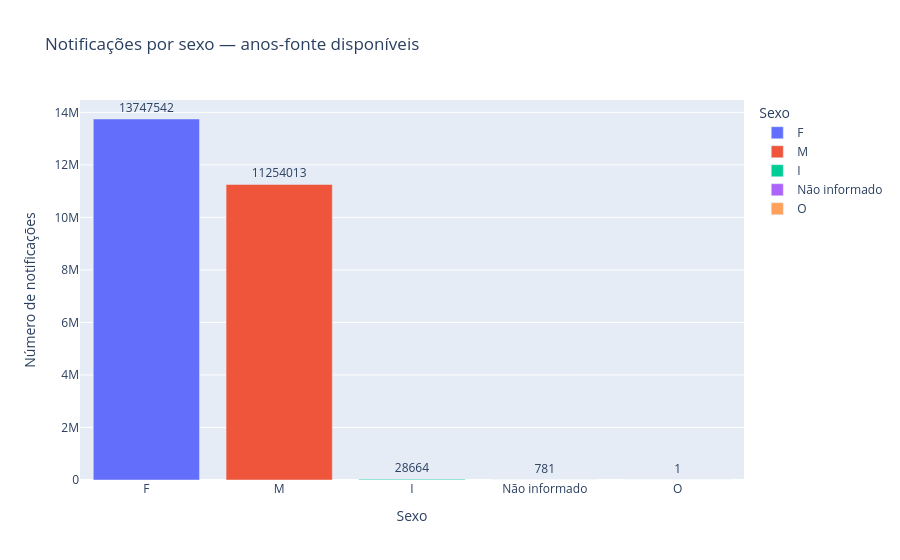

The notebook cell this image was saved under:
### Code cell
summary = raw.group_by("sexo").len(name="Contagem").sort("Contagem", descending=True).collect().to_pandas()
summary["sexo"] = summary["sexo"].fillna("Não informado")
fig = px.bar(summary, x="sexo", y="Contagem", text="Contagem", color="sexo",
             title="Notificações por sexo — anos-fonte disponíveis",
             labels={"Contagem": "Número de notificações", "sexo": "Sexo"})
fig.update_traces(textposition="outside")
fig.show()

### Figure 1 — Plotly figure (JSON) as saved in the notebook; plotly's stock layout.template omitted (floating-point values rounded to 4 significant figures)
{"data": [{"hovertemplate": "Sexo=%{x}<br>Número de notificações=%{text}<extra></extra>", "legendgroup": "F", "marker": {"color": "#636efa", "pattern": {"shape": ""}}, "name": "F", "orientation": "v", "showlegend": true, "text": [13750000.0], "textposition": "outside", "type": "bar", "x": ["F"], "xaxis": "x", "y": [13747542], "yaxis": "y"}, {"hovertemplate": "Sexo=%{x}<br>Número de notificações=%{text}<extra></extra>", "legendgroup": "M", "marker": {"color": "#EF553B", "pattern": {"shape": ""}}, "name": "M", "orientation": "v", "showlegend": true, "text": [11250000.0], "textposition": "outside", "type": "bar", "x": ["M"], "xaxis": "x", "y": [11254013], "yaxis": "y"}, {"hovertemplate": "Sexo=%{x}<br>Número de notificações=%{text}<extra></extra>", "legendgroup": "I", "marker": {"color": "#00cc96", "pattern": {"shape": ""}}, "name": "I", "orientation": "v", "showlegend": true, "text": [28660.0], "textposition": "outside", "type": "bar", "x": ["I"], "xaxis": "x", "y": [28664], "yaxis": "y"}, {"hovertemplate": "Sexo=%{x}<br>Número de notificações=%{text}<extra></extra>", "legendgroup": "Não informado", "marker": {"color": "#ab63fa", "pattern": {"shape": ""}}, "name": "Não informado", "orientation": "v", "showlegend": true, "text": [781.0], "textposition": "outside", "type": "bar", "x": ["Não informado"], "xaxis": "x", "y": [781], "yaxis": "y"}, {"hovertemplate": "Sexo=%{x}<br>Número de notificações=%{text}<extra></extra>", "legendgroup": "O", "marker": {"color": "#FFA15A", "pattern": {"shape": ""}}, "name": "O", "orientation": "v", "showlegend": true, "text": [1.0], "textposition": "outside", "type": "bar", "x": ["O"], "xaxis": "x", "y": [1], "yaxis": "y"}], "layout": {"barmode": "relative", "legend": {"title": {"text": "Sexo"}, "tracegroupgap": 0}, "title": {"text": "Notificações por sexo — anos-fonte disponíveis"}, "xaxis": {"anchor": "y", "categoryarray": ["F", "M", "I", "Não informado", "O"], "categoryorder": "array", "domain": [0.0, 1.0], "title": {"text": "Sexo"}}, "yaxis": {"anchor": "x", "domain": [0.0, 1.0], "title": {"text": "Número de notificações"}}}}
